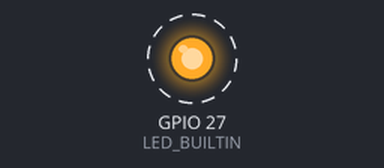
This sketch was run on a simulated ESP32. Shown: output pins drawn as LEDs (lit = HIGH). Dashed ring = blinking.

Above: at 0.5 s.
Timing chart, 0 to 4.6 s (numbered marks = the images above):
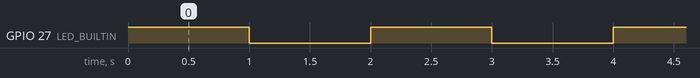

Measured:
- by itself, GPIO 27 (LED_BUILTIN): alternates HIGH for 1.0 s and LOW for 1.0 s

The sketch:

1.L-chika.ino
```cpp
const int LED_BUILTIN = 27;          // LED_BUILTINを27番ピンに定義する

void setup() {
  pinMode(LED_BUILTIN, OUTPUT);      // LED_BUILTINのピンモードは出力用に定義する
}

void loop() {
  digitalWrite(LED_BUILTIN, HIGH);   // LED_BUILTINの電圧値をHIGHにしてLEDを点灯
  delay(1000);                       // 1000ミリ秒待つ
  digitalWrite(LED_BUILTIN, LOW);    // LED_BUILTINの電圧値をLOWにしてLEDを消灯
  delay(1000);                       // 1000ミリ秒待つ
}
```
